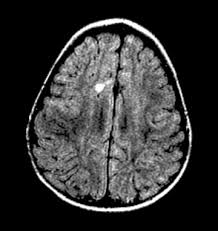
#> input picture Lab5/images/scan.jpeg, 218 x 231 px
$ jupyter execute Lab5.ipynb
#> lines starting #> are read from the running program, lines starting #| are printed output that depends on the picture
<a href="https://colab.research.google.com/github/Valrite/Digital-Image-Processing-Labs/blob/main/Lab5/Lab5.ipynb" target="_parent"></a>

[cell 1]
"""
Prg 5. Demonstrate Smoothing, Sharpening and Noise removal for a poor quality image.
"""

#import the necessary libraries
import cv2
import numpy as np
import matplotlib.pyplot as plt
# Load a grayscale image
img = cv2.imread("images/scan.jpeg",0)
#> img is the input picture: shape (231, 218); min 0, max 255, mean 51.1

# define Smoothing Filter (Averaging Kernel)
smoothing_filter = np.array([[1,1,1],
                            [1,1,1],
                            [1,1,1]]) * (1/9)

# define Gaussian filter
gaussian_filter = np.array([[1,2,1],
                            [2,4,2],
                            [1,2,1]]) * (1/16)

# define Sharpening Filter
sharpening_filter = np.array([[0,-1,0],
                             [-1,5,-1],
                             [0,-1,0]])

lfilter = np.array([[0,1,0],
                    [1,-4,1],
                    [0,1,0]])
# Apply the filters using cv2.filter2D
smoothed_image = cv2.filter2D(img, -1, smoothing_filter)
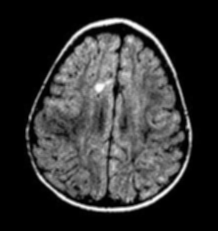
#> smoothed_image: shape (231, 218); min 0, max 254, mean 51.1
gaussian_filtered = cv2.filter2D(img,-1, gaussian_filter)
sharpened_image = cv2.filter2D(img, -1, sharpening_filter)
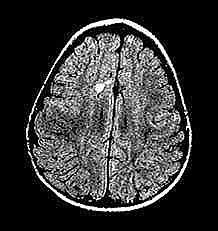
#> sharpened_image: shape (231, 218); min 0, max 255, mean 53.4
L = cv2.filter2D(img, -1, lfilter)
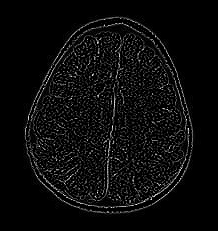
#> L: shape (231, 218); min 0, max 255, mean 11.8
# Display results
fig, axes = plt.subplots(1, 5, figsize=(8, 4))

titles = ["Original Image", "Smoothed Image", "Gaussian Image", "Sharpened Image","Laplacian Image"]
images = [img, smoothed_image, gaussian_filtered, sharpened_image,L]

for i in range(5):
      axes[i].imshow(images[i], cmap='gray')
      axes[i].set_title(titles[i])
      axes[i].axis("off")

plt.tight_layout()
plt.show()
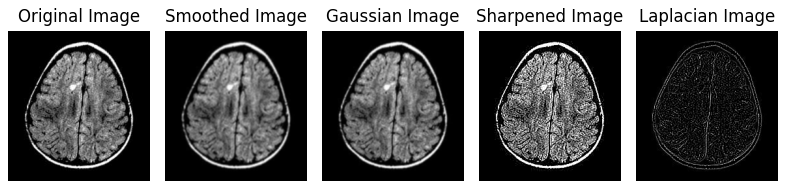
#> figure drawn by matplotlib, 5 panels

[cell 2]
#=========ORDER STATISTICS FILTERS===================
def order_stat_filter(img, ksize, mode="median"):
    pad = ksize // 2
    padded = np.pad(img, pad, mode='edge')
    output = np.zeros_like(img)

    for i in range(img.shape[0]):
        for j in range(img.shape[1]):
            window = padded[i:i+ksize,j:j+ksize]           # define window

            if mode == "min":
                output[i, j] = np.min(window)

            elif mode == "max":
                output[i, j] = np.max(window)

            elif mode == "median":
                output[i, j] = np.median(window)

    return output

import cv2
import numpy as np
import matplotlib.pyplot as plt
# Load a grayscale image
img = cv2.imread("images/salt.jpg",0)
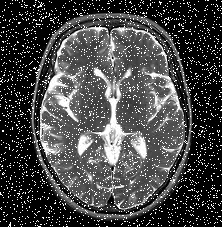
#> input picture Lab5/images/salt.jpg, 222 x 227 px
#> img is the input picture: shape (227, 222); min 0, max 255, mean 70.5
# Read noisy image in grayscale

min_filtered = order_stat_filter(img, 3, 'min')
#> in order_stat_filter, `padded = np.pad(img, pad, mode='edge')`:
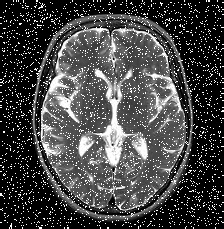
#> padded: shape (229, 224); min 0, max 255, mean 69.6
#> after the loop in order_stat_filter, `for i in range(img.shape[0]):`:
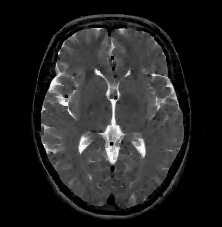
#> output: shape (227, 222); min 0, max 253, mean 36.1
max_filtered = order_stat_filter(img, 3, 'max')
#> call 2 of order_stat_filter, with ksize = 3, mode = 'max'
#> after the loop in order_stat_filter (call 2), `for i in range(img.shape[0]):`:
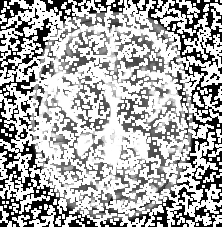
#> output: shape (227, 222); min 0, max 255, mean 173.2
median_filtered = order_stat_filter(img, 3, 'median')
#> call 3 of order_stat_filter, with ksize = 3, mode = 'median'
#> after the loop in order_stat_filter (call 3), `for i in range(img.shape[0]):`:
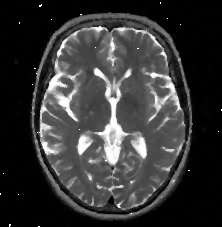
#> output: shape (227, 222); min 0, max 255, mean 54.3

# Display results
# Display results
